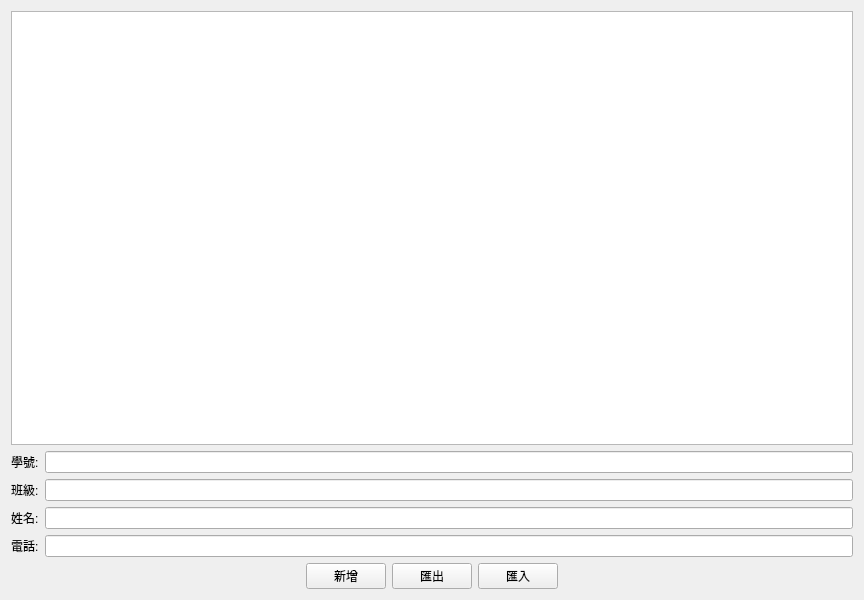
<?xml version="1.0" encoding="UTF-8"?>
<ui version="4.0">
 <class>MyWidget</class>
 <widget class="QWidget" name="MyWidget">
  <property name="geometry">
   <rect>
    <x>0</x>
    <y>0</y>
    <width>864</width>
    <height>600</height>
   </rect>
  </property>
  <property name="windowTitle">
   <string>MyWidget</string>
  </property>
  <layout class="QVBoxLayout" name="verticalLayout_2">
   <item>
    <layout class="QVBoxLayout" name="verticalLayout">
     <item>
      <widget class="QTableWidget" name="contactBook"/>
     </item>
    </layout>
   </item>
   <item>
    <layout class="QFormLayout" name="formLayout">
     <item row="0" column="0">
      <widget class="QLabel" name="label">
       <property name="text">
        <string>學號:</string>
       </property>
      </widget>
     </item>
     <item row="1" column="0">
      <widget class="QLabel" name="label_4">
       <property name="text">
        <string>班級:</string>
       </property>
      </widget>
     </item>
     <item row="2" column="0">
      <widget class="QLabel" name="label_2">
       <property name="text">
        <string>姓名:</string>
       </property>
      </widget>
     </item>
     <item row="3" column="0">
      <widget class="QLabel" name="label_3">
       <property name="text">
        <string>電話:</string>
       </property>
      </widget>
     </item>
     <item row="0" column="1">
      <widget class="QLineEdit" name="lineEdit"/>
     </item>
     <item row="1" column="1">
      <widget class="QLineEdit" name="lineEdit_2"/>
     </item>
     <item row="2" column="1">
      <widget class="QLineEdit" name="lineEdit_3"/>
     </item>
     <item row="3" column="1">
      <widget class="QLineEdit" name="lineEdit_4"/>
     </item>
    </layout>
   </item>
   <item>
    <layout class="QHBoxLayout" name="horizontalLayout">
     <item>
      <spacer name="horizontalSpacer">
       <property name="orientation">
        <enum>Qt::Orientation::Horizontal</enum>
       </property>
       <property name="sizeHint" stdset="0">
        <size>
         <width>40</width>
         <height>20</height>
        </size>
       </property>
      </spacer>
     </item>
     <item>
      <widget class="QPushButton" name="pushButton">
       <property name="text">
        <string>新增</string>
       </property>
      </widget>
     </item>
     <item>
      <widget class="QPushButton" name="pushButton_2">
       <property name="text">
        <string>匯出</string>
       </property>
      </widget>
     </item>
     <item>
      <widget class="QPushButton" name="pushButton_3">
       <property name="text">
        <string>匯入</string>
       </property>
      </widget>
     </item>
     <item>
      <spacer name="horizontalSpacer_2">
       <property name="orientation">
        <enum>Qt::Orientation::Horizontal</enum>
       </property>
       <property name="sizeHint" stdset="0">
        <size>
         <width>40</width>
         <height>20</height>
        </size>
       </property>
      </spacer>
     </item>
    </layout>
   </item>
  </layout>
 </widget>
 <resources/>
 <connections/>
</ui>
